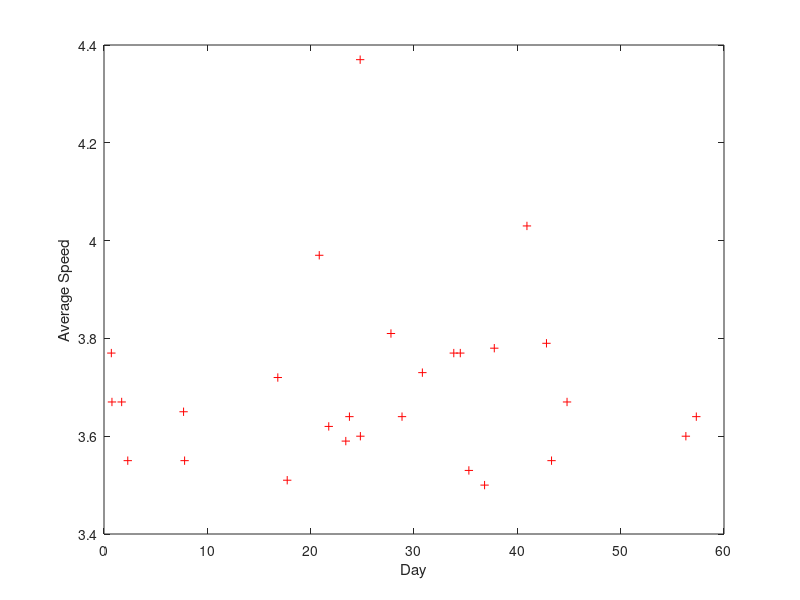

Write MATLAB code to recreate this figure. (Note: this script raises an error after producing the figure.)
%start_date_local,moving_time,total_elevation_gain,average_speed,average_heartrate,max_heartrate,time of day
data = dlmread('data2.csv',",");
X = data(:, [1, 2, 3, 5, 6, 7]);
X(:,1) = X(:,1)-42891;
y = data(:, 4);
m = length(y);
n = columns(X);

plot(X(:,1),y,'r+')
xlabel('Day'); ylabel('Average Speed');
hold off



n_obs  = m;  % number observations
n_vars = n;     % number of variables
max_degree  = 6;     % order of polynomial


stacked = zeros(0, n_vars); %this will collect all the coefficients...    
for(d = 1:max_degree)          % for degree 1 polynomial to degree 'order'
    stacked = [stacked; mg_sums(n_vars, d)];
end

newX = zeros(size(X,1), size(stacked,1));
for(i = 1:size(stacked,1))
    accumulator = ones(n_obs, 1);
    for(j = 1:n_vars)
        accumulator = accumulator .* X(:,j).^stacked(i,j);
    end
    newX(:,i) = accumulator;
end
stacked;
X = newX;



[X mu sigma] = featureNormalize(X);
X = [ones(m, 1) X];





% Choose some alpha value
alpha = 0.0001;
num_iters = 400;
theta = zeros(size(X, 2), 1);
[theta, J_history] = gradientDescentMulti(X, y, theta, alpha, num_iters);
figure;
plot(1:numel(J_history), J_history, '-b', 'LineWidth', 2);
xlabel('Number of iterations');
ylabel('Cost J');
hold off


test_vals = mean(X,1);
datemax = max(X(:,2));
datemin = min(X(:,2));
speeds = []
dates = datemin:0.05:datemax
for date = dates
	test_vals(2) = date;
	speed = 0;
	%Calculate values from model
	for(i = 1:size(stacked))
		feat_val = theta(i);
		for(j = 1:length(stacked(i,:)))
			feat_val = feat_val * (test_vals(j)^stacked(i,j));
		end		
		speed = speed + feat_val;
	end
	speeds = [speeds speed];
end






%average_speed vs date
figure;

plot( dates, speeds, '-b', 'LineWidth', 2);

xlabel('Date');
ylabel('Speed');
hold off

